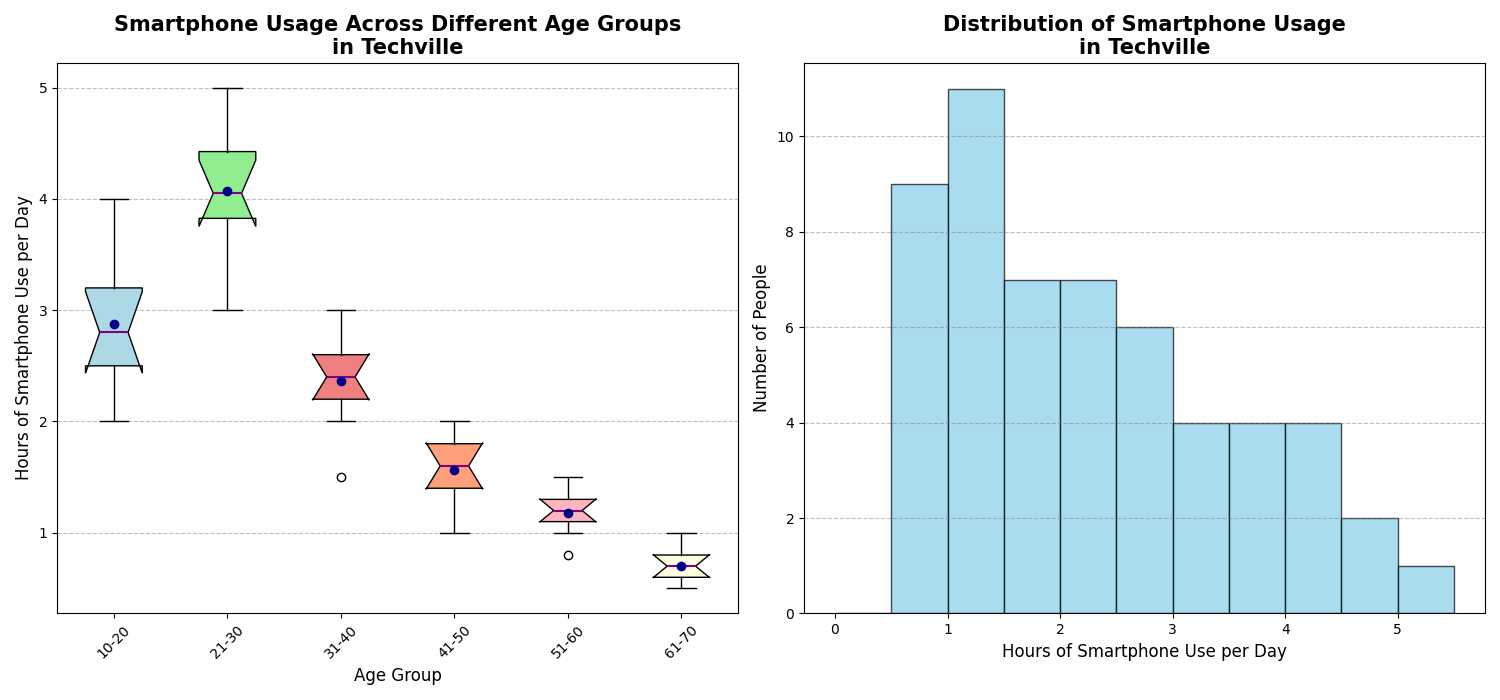

Python code for this plot:
import matplotlib.pyplot as plt
import numpy as np

# Backstory:
# Imagine that we've surveyed residents of a fictional village called "Techville" over different age groups to understand
# their smartphone usage habits. We collected data about the average number of hours spent on smartphones per day 
# grouped by different age categories.

# Data construction (no random values, all explicitly provided)
age_groups = ['10-20', '21-30', '31-40', '41-50', '51-60', '61-70']
smartphone_usage = [
    [2, 2.5, 3, 2.2, 2.8, 3.5, 4, 3.2, 2.7],
    [3, 3.5, 4, 4.2, 3.8, 4.7, 5, 4.5, 4.1, 3.9],
    [1.5, 2, 2.2, 2.5, 2.3, 2.8, 3, 2.6, 2.4],
    [1, 1.2, 1.5, 1.4, 1.6, 1.7, 2, 1.8, 1.9],
    [0.8, 1, 1.2, 1.1, 1.3, 1.5, 1.4, 1.2, 1.1],
    [0.5, 0.7, 0.6, 0.8, 1, 0.9, 0.7, 0.6, 0.5]
]

# Flatten the data for histogram plotting
all_ages_usage = sum(smartphone_usage, [])

# Create subplots
fig, axs = plt.subplots(1, 2, figsize=(15, 7))

# Plot 1: Box plot of smartphone usage
boxplot = axs[0].boxplot(smartphone_usage, patch_artist=True, notch=True, vert=True, showmeans=True)
colors = ['lightblue', 'lightgreen', 'lightcoral', 'lightsalmon', 'lightpink', 'lightyellow']
for patch, color in zip(boxplot['boxes'], colors):
    patch.set_facecolor(color)
for median in boxplot['medians']:
    median.set(color='purple', linewidth=1.5)
for mean in boxplot['means']:
    mean.set(marker='o', markerfacecolor='darkblue', markeredgecolor='darkblue')

axs[0].set_title("Smartphone Usage Across Different Age Groups\nin Techville", fontsize=15, fontweight='bold')
axs[0].set_xlabel("Age Group", fontsize=12)
axs[0].set_ylabel("Hours of Smartphone Use per Day", fontsize=12)
axs[0].set_xticklabels(age_groups)
axs[0].yaxis.grid(True, linestyle='--', which='major', color='grey', alpha=0.5)
axs[0].tick_params(axis='x', rotation=45)

# Plot 2: Histogram of combined smartphone usage
axs[1].hist(all_ages_usage, bins=np.arange(0, 6, 0.5), color='skyblue', edgecolor='black', alpha=0.7)
axs[1].set_title("Distribution of Smartphone Usage\nin Techville", fontsize=15, fontweight='bold')
axs[1].set_xlabel("Hours of Smartphone Use per Day", fontsize=12)
axs[1].set_ylabel("Number of People", fontsize=12)
axs[1].yaxis.grid(True, linestyle='--', which='major', color='grey', alpha=0.5)

# Adjust layout
plt.tight_layout()

# Display the chart
plt.show()
